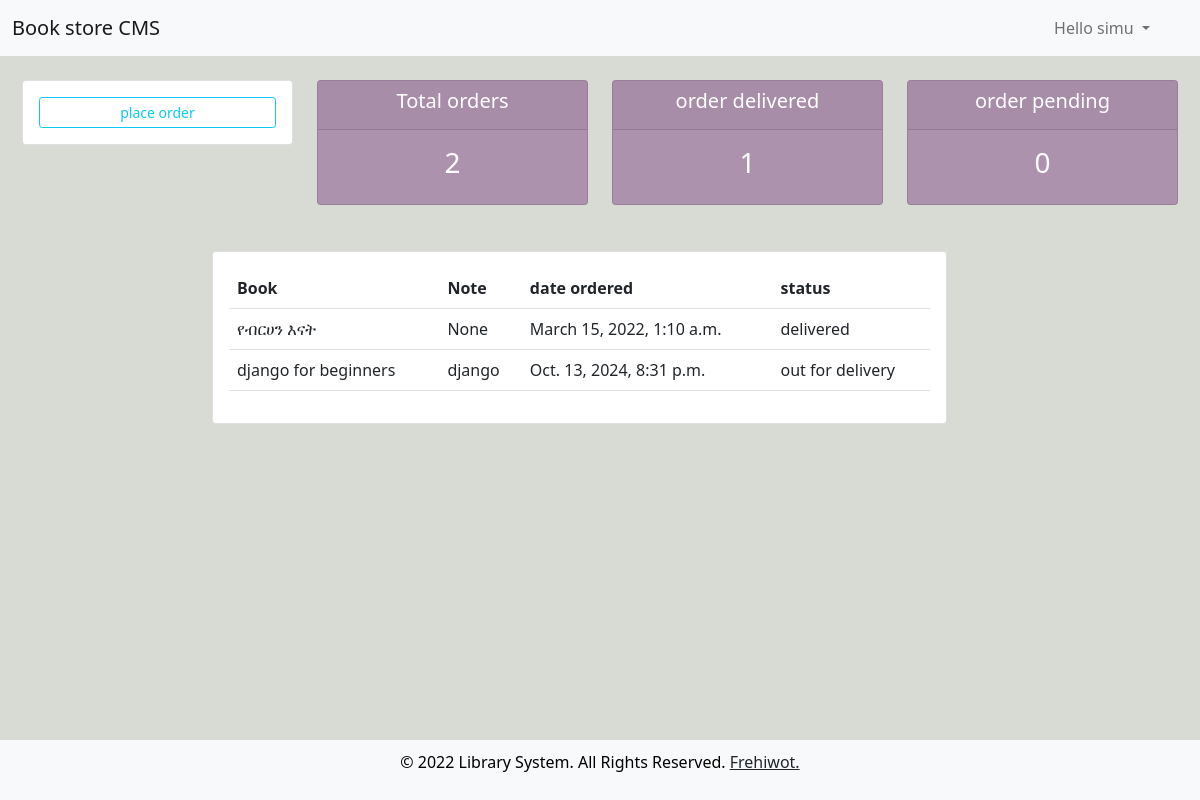
The page /user/ (signed in) on the database as committed earlier.
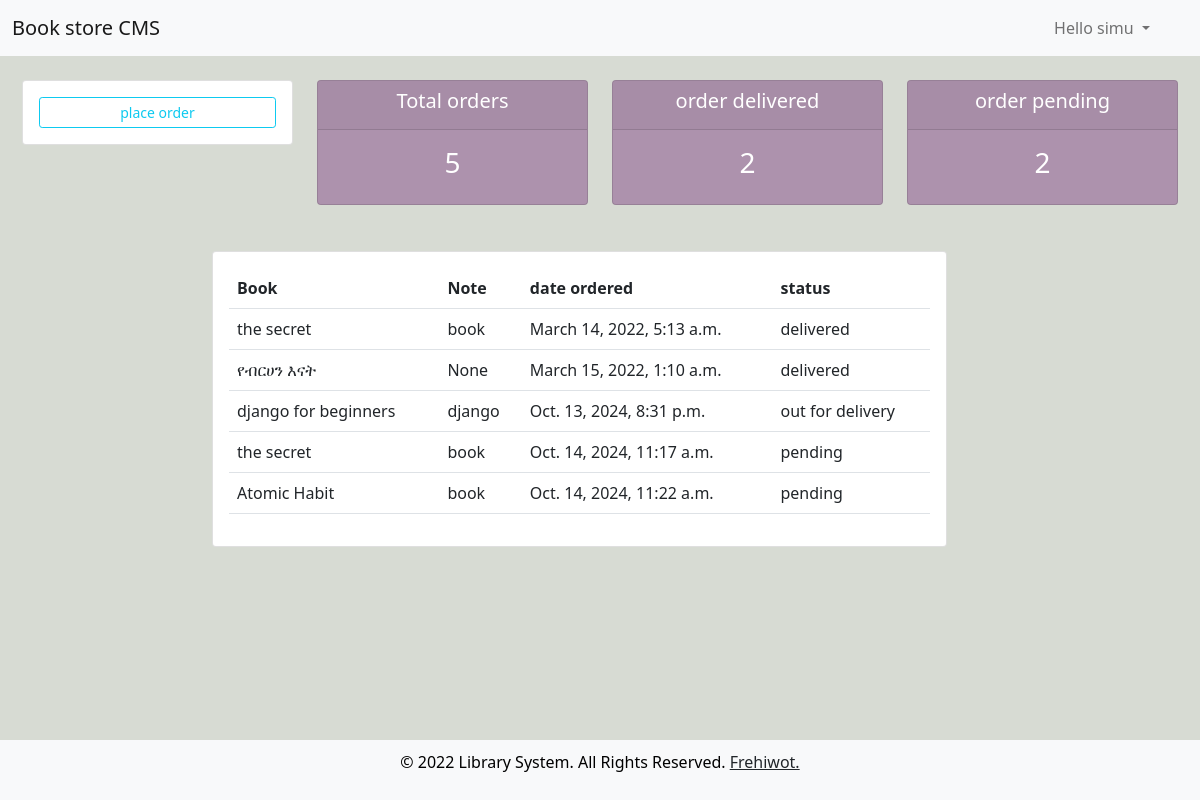
The same page on the database as committed later.
### members/models.py (models this page shows, shortened)
class Order(models.Model):
    STATUS=(
        ('pending','pending'),
        ('out for delivery','out for delivery'),
        ('delivered','delivered'),
    )
    customer=models.ForeignKey(Customer,null=True, on_delete=models.SET_NULL)
    book=models.ForeignKey(Book,null=True, on_delete=models.SET_NULL)
    date_created=models.DateTimeField(auto_now_add=True, null=True)
    status=models.CharField(max_length=200, null=True, choices=STATUS,default="pending")
    note=models.CharField(max_length=2000, null=True)

class Book(models.Model):
    CATEGORY=(
        ('fiction','fiction'),
        ('religious','religious'),
        ('computer science','computer science'),
        ('engineering','engineering'),
        ('pyscological','pyscological'),
    )
    title=models.CharField(max_length=200, null=True)
    author=models.CharField(max_length=200, null=True)
    price= models.FloatField(null=True)
    category=models.CharField(max_length=5000, null=True, choices=CATEGORY)
    description=models.TextField(max_length=200, null=True)
    date_created=models.DateTimeField(auto_now_add=True, null=True)
    def __str__(self):
        return self.title

### members/decoraters.py (the view)
        def wrapper_func(request,*args,**kwargs):
            group=None
            if request.user.groups.exists():
                group = request.user.groups.all()[0].name
            if group in allowed_roles:
                return view_func(request,*args,**kwargs)
            else:
                return HttpResponse('you are not authorized')

### members/decoraters.py (called while the page is built)
def allowed_users(allowed_roles=[]):
    def decorater(view_func):
        def wrapper_func(request,*args,**kwargs):
            group=None
            if request.user.groups.exists():
                group = request.user.groups.all()[0].name
            if group in allowed_roles:
                return view_func(request,*args,**kwargs)
            else:
                return HttpResponse('you are not authorized')
        return wrapper_func
    return decorater

### members/views.py (called while the page is built)
@login_required(login_url='login')
@allowed_users(allowed_roles=['customer'])
def userPage(request):
    orders=request.user.customer.order_set.all()
    total_orders=orders.count()
    delivered= orders.filter(status='delivered').count()
    pending= orders.filter(status='pending').count()
    context={'orders':orders,'total_orders':total_orders,'delivered':delivered,'pending':pending}
    return render(request, 'user.html',context)

### members/templates/user.html
{% extends 'base.html' %} {% block content %} {%include 'status.html'%}
<div class="row" style="margin-left: 200px;margin-top: 30px;">
  <div class="col-md-9">
    <div class="card card-body">
      <table class="table table-lg">
        <tr>
          <th>Book</th>
          <th>Note</th>
          <th>date ordered</th>
          <th>status</th>
        </tr>
        {% for order in orders%}
        <tr>
          <td>{{order.book}}</td>
          <td>{{order.note}}</td>
          <td>{{order.date_created}}</td>
          <td>{{order.status}}</td>
        </tr>
        {% endfor %}
      </table>
    </div>
  </div>
</div>
{%endblock%}

Rows that differ between the two databases and show on the page:
now on this page (row edited): Order: book "the secret", note "book", date_created "March 14, 2022, 5:13 a.m.", status "delivered"
added Order: book "the secret", note "book", date_created "Oct. 14, 2024, 11:17 a.m.", status "pending"
added Order: book "Atomic Habit", note "book", date_created "Oct. 14, 2024, 11:22 a.m.", status "pending"
Other text that changed with them:
{{ total_orders }}: "2" → "5"
{{ delivered }}: "1" → "2"
{{ pending }}: "0" → "2"
